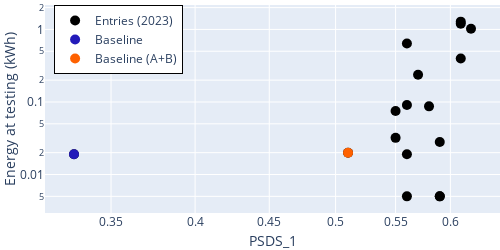

Here is the notebook cell this chart was saved with:
### Markdown cell above
**PSDS_1 and energy at testing** for top systems

### Code cell
# Define the variable for the scatter plot (Y-axis)
y = 'energy_test_normalized'

# Customize Y-axis label
y_axes_lab = 'Energy at testing (kWh)'

# Create the scatter plot using the 'scatter_all' function and customize labels, legend, layout, and dimensions
fig = scatter_all(df_top, x, y, x_axes_lab, y_axes_lab, code, add_base=True, show=False)
fig.update_layout(
    legend=dict(
        x=0.02,             # Adjust the x-coordinate to position the legend horizontally
        y=1,                # Adjust the y-coordinate to position the legend vertically
        bordercolor="black",# Set the border color (you can use any valid color)
        borderwidth=1,      # Set the border width
    )
)
fig.update_layout(
    xaxis=dict(
        title_standoff=10,  # Remove spacing between label and axis
    ),
    yaxis=dict(
        title_standoff=10,  # Remove spacing between label and axis
    ),
    width=width,            # Adjust the width as needed
    height=height,          # Adjust the height as needed
    margin=dict(l=0, r=0, t=0, b=0.5),
)

# Display the generated figure
fig.show()

# Define the file name for saving the figure as an image
file_name = os.path.join(fig_dir, 'psds1_te.png')

# Save the figure to the specified file with the specified format and scale
pio.write_image(fig, file_name, format=file_format, scale=3)

### Figure 1 — Plotly figure (JSON) as saved in the notebook; plotly's stock layout.template omitted (floating-point values rounded to 4 significant figures)
{"data": [{"marker": {"color": "black", "size": 10}, "mode": "markers", "name": "Entries (2023)", "text": ["Zhang_IOA_task4", "Kim_GIST-HanwhaVision_task4a", "Zhang_IOA_task4", "Kim_GIST-HanwhaVision_task4a", "Chen_CHT_task4", "Kim_GIST-HanwhaVision_task4a", "Chen_CHT_task4", "Liu_SRCN_task4a", "Wenxin_TJU_task4a", "Liu_SRCN_task4a", "Zhang_IOA_task4", "Li_USTC_task4a", "Chen_CHT_task4", "Xiao_FMSG_task4a", "Xiao_FMSG_task4a", "Baseline_task4a_1", "Baseline_task4a_2"], "type": "scatter", "x": [0.62, 0.61, 0.61, 0.61, 0.59, 0.59, 0.59, 0.58, 0.57, 0.56, 0.56, 0.56, 0.56, 0.55, 0.55, 0.33, 0.51], "xaxis": "x", "y": [1.024, 0.398, 1.28, 1.195, 0.005, 0.028, 0.005, 0.087, 0.237, 0.091, 0.64, 0.019, 0.005, 0.032, 0.075, 0.019, 0.02], "yaxis": "y"}, {"marker": {"color": "#231AB9", "size": 10}, "mode": "markers", "name": "Baseline", "text": "Baseline", "type": "scatter", "x": [0.33], "xaxis": "x", "y": [0.019], "yaxis": "y"}, {"marker": {"color": "#FE6100", "size": 10}, "mode": "markers", "name": "Baseline (A+B)", "text": "Baseline (A+B)", "type": "scatter", "x": [0.51], "xaxis": "x", "y": [0.02], "yaxis": "y"}], "layout": {"height": 250, "legend": {"bordercolor": "black", "borderwidth": 1, "x": 0.02, "y": 1}, "margin": {"b": 0.5, "l": 0, "r": 0, "t": 0}, "showlegend": true, "title": {"x": 0.23}, "width": 500, "xaxis": {"anchor": "y", "autorange": true, "domain": [0, 1], "range": [-0.5015, -0.1876], "title": {"standoff": 10, "text": "PSDS_1"}, "type": "log"}, "yaxis": {"anchor": "x", "autorange": true, "domain": [0, 1], "range": [-2.529, 0.3353], "title": {"standoff": 10, "text": "Energy at testing (kWh)"}, "type": "log"}}}
